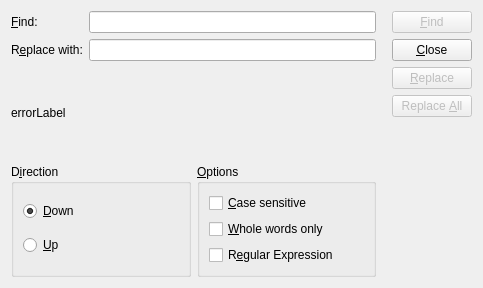
<?xml version="1.0" encoding="UTF-8"?>
<ui version="4.0">
 <class>DuSqliteManagerFindReplaceForm</class>
 <widget class="QWidget" name="DuSqliteManagerFindReplaceForm">
  <property name="geometry">
   <rect>
    <x>0</x>
    <y>0</y>
    <width>483</width>
    <height>288</height>
   </rect>
  </property>
  <property name="windowTitle">
   <string>Form</string>
  </property>
  <layout class="QGridLayout" name="gridLayout">
   <item row="0" column="0">
    <layout class="QVBoxLayout" name="verticalLayout_5">
     <item>
      <layout class="QVBoxLayout" name="verticalLayout_2">
       <item>
        <layout class="QGridLayout" name="gridLayout_3">
         <item row="0" column="0">
          <widget class="QLabel" name="label">
           <property name="text">
            <string>&amp;Find:</string>
           </property>
           <property name="buddy">
            <cstring>textToFind</cstring>
           </property>
          </widget>
         </item>
         <item row="0" column="1">
          <widget class="QLineEdit" name="textToFind"/>
         </item>
         <item row="1" column="0">
          <widget class="QLabel" name="replaceLabel">
           <property name="text">
            <string>R&amp;eplace with:</string>
           </property>
           <property name="buddy">
            <cstring>textToReplace</cstring>
           </property>
          </widget>
         </item>
         <item row="1" column="1">
          <widget class="QLineEdit" name="textToReplace"/>
         </item>
        </layout>
       </item>
      </layout>
     </item>
     <item>
      <widget class="QLabel" name="errorLabel">
       <property name="text">
        <string>errorLabel</string>
       </property>
      </widget>
     </item>
     <item>
      <layout class="QHBoxLayout" name="horizontalLayout">
       <item>
        <widget class="QGroupBox" name="groupBox">
         <property name="title">
          <string>D&amp;irection</string>
         </property>
         <layout class="QVBoxLayout" name="verticalLayout_3">
          <item>
           <widget class="QRadioButton" name="downRadioButton">
            <property name="text">
             <string>&amp;Down</string>
            </property>
            <property name="checked">
             <bool>true</bool>
            </property>
           </widget>
          </item>
          <item>
           <widget class="QRadioButton" name="upRadioButton">
            <property name="text">
             <string>&amp;Up</string>
            </property>
           </widget>
          </item>
         </layout>
        </widget>
       </item>
       <item>
        <widget class="QGroupBox" name="groupBox_2">
         <property name="title">
          <string>&amp;Options</string>
         </property>
         <layout class="QVBoxLayout" name="verticalLayout_4">
          <item>
           <widget class="QCheckBox" name="caseCheckBox">
            <property name="text">
             <string>&amp;Case sensitive</string>
            </property>
           </widget>
          </item>
          <item>
           <widget class="QCheckBox" name="wholeCheckBox">
            <property name="text">
             <string>&amp;Whole words only</string>
            </property>
           </widget>
          </item>
          <item>
           <widget class="QCheckBox" name="regexCheckBox">
            <property name="toolTip">
             <string>&lt;!DOCTYPE HTML PUBLIC &quot;-//W3C//DTD HTML 4.0//EN&quot; &quot;http://www.w3.org/TR/REC-html40/strict.dtd&quot;&gt;
&lt;html&gt;&lt;head&gt;&lt;meta name=&quot;qrichtext&quot; content=&quot;1&quot; /&gt;&lt;style type=&quot;text/css&quot;&gt;
p, li { white-space: pre-wrap; }
&lt;/style&gt;&lt;/head&gt;&lt;body style=&quot; font-family:'Sans'; font-size:10pt; font-weight:400; font-style:normal;&quot;&gt;
&lt;p style=&quot; margin-top:0px; margin-bottom:0px; margin-left:0px; margin-right:0px; -qt-block-indent:0; text-indent:0px;&quot;&gt;whether the text to search should be interpreted as a regular expression.&lt;/p&gt;
&lt;p style=&quot;-qt-paragraph-type:empty; margin-top:0px; margin-bottom:0px; margin-left:0px; margin-right:0px; -qt-block-indent:0; text-indent:0px;&quot;&gt;&lt;/p&gt;
&lt;p style=&quot; margin-top:0px; margin-bottom:0px; margin-left:0px; margin-right:0px; -qt-block-indent:0; text-indent:0px;&quot;&gt;You may want to take a look at the syntax of regular expressions:&lt;/p&gt;
&lt;p style=&quot; margin-top:0px; margin-bottom:0px; margin-left:0px; margin-right:0px; -qt-block-indent:0; text-indent:0px;&quot;&gt;&lt;a href=&quot;http://doc.trolltech.com/qregexp.html&quot;&gt;&lt;span style=&quot; text-decoration: underline; color:#0000ff;&quot;&gt;http://doc.trolltech.com/qregexp.html&lt;/span&gt;&lt;/a&gt;&lt;/p&gt;&lt;/body&gt;&lt;/html&gt;</string>
            </property>
            <property name="text">
             <string>R&amp;egular Expression</string>
            </property>
           </widget>
          </item>
         </layout>
        </widget>
       </item>
      </layout>
     </item>
    </layout>
   </item>
   <item row="0" column="1">
    <layout class="QVBoxLayout" name="verticalLayout">
     <property name="leftMargin">
      <number>10</number>
     </property>
     <item>
      <widget class="QPushButton" name="findButton">
       <property name="enabled">
        <bool>false</bool>
       </property>
       <property name="text">
        <string>&amp;Find</string>
       </property>
      </widget>
     </item>
     <item>
      <widget class="QPushButton" name="closeButton">
       <property name="text">
        <string>&amp;Close</string>
       </property>
      </widget>
     </item>
     <item>
      <widget class="QPushButton" name="replaceButton">
       <property name="enabled">
        <bool>false</bool>
       </property>
       <property name="text">
        <string>&amp;Replace</string>
       </property>
      </widget>
     </item>
     <item>
      <widget class="QPushButton" name="replaceAllButton">
       <property name="enabled">
        <bool>false</bool>
       </property>
       <property name="text">
        <string>Replace &amp;All</string>
       </property>
      </widget>
     </item>
     <item>
      <spacer name="verticalSpacer">
       <property name="orientation">
        <enum>Qt::Vertical</enum>
       </property>
       <property name="sizeHint" stdset="0">
        <size>
         <width>20</width>
         <height>40</height>
        </size>
       </property>
      </spacer>
     </item>
    </layout>
   </item>
  </layout>
 </widget>
 <tabstops>
  <tabstop>textToFind</tabstop>
  <tabstop>textToReplace</tabstop>
  <tabstop>downRadioButton</tabstop>
  <tabstop>upRadioButton</tabstop>
  <tabstop>caseCheckBox</tabstop>
  <tabstop>wholeCheckBox</tabstop>
  <tabstop>regexCheckBox</tabstop>
  <tabstop>findButton</tabstop>
  <tabstop>closeButton</tabstop>
 </tabstops>
 <resources/>
 <connections/>
</ui>
